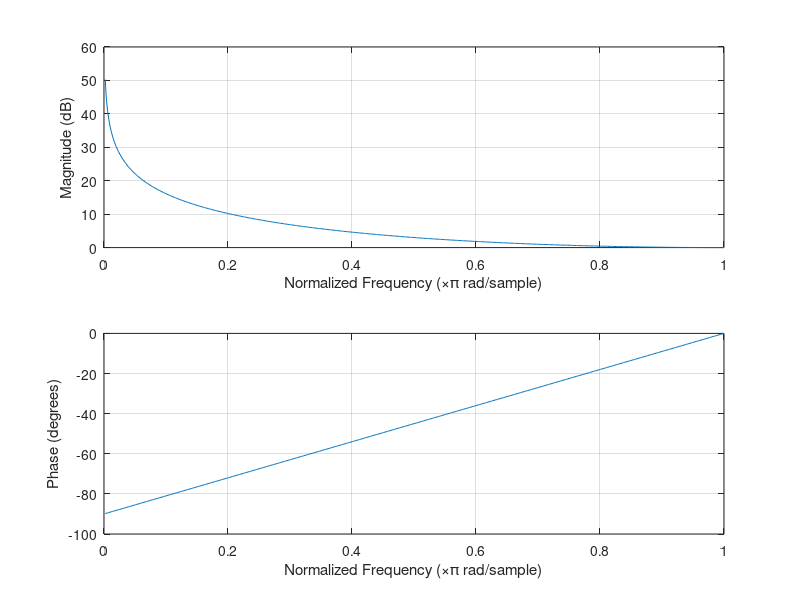
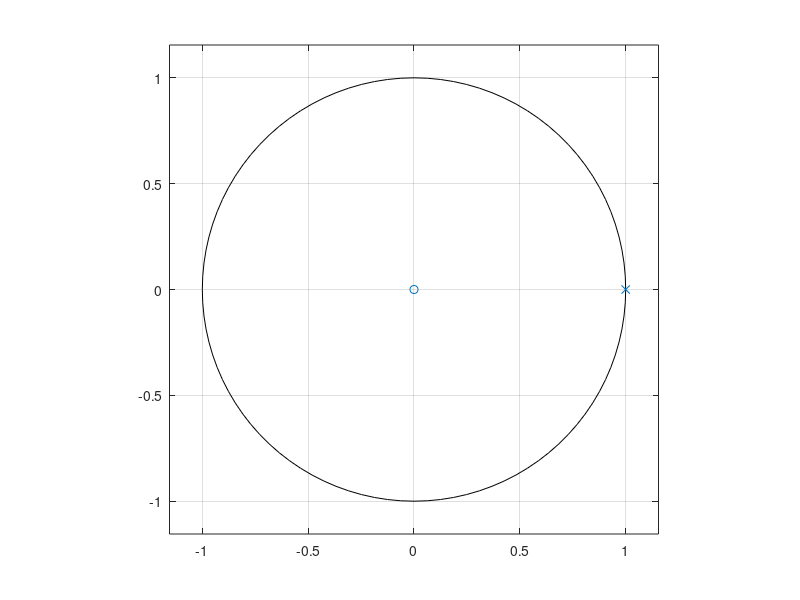
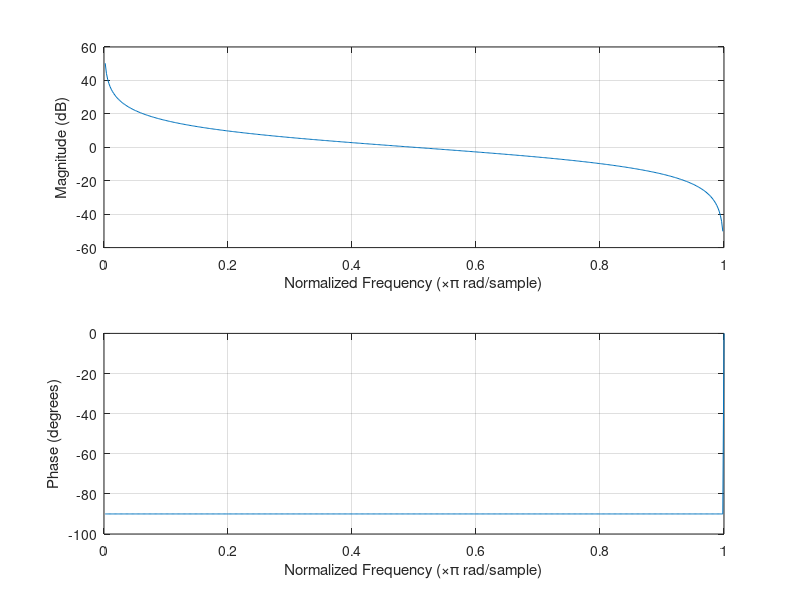
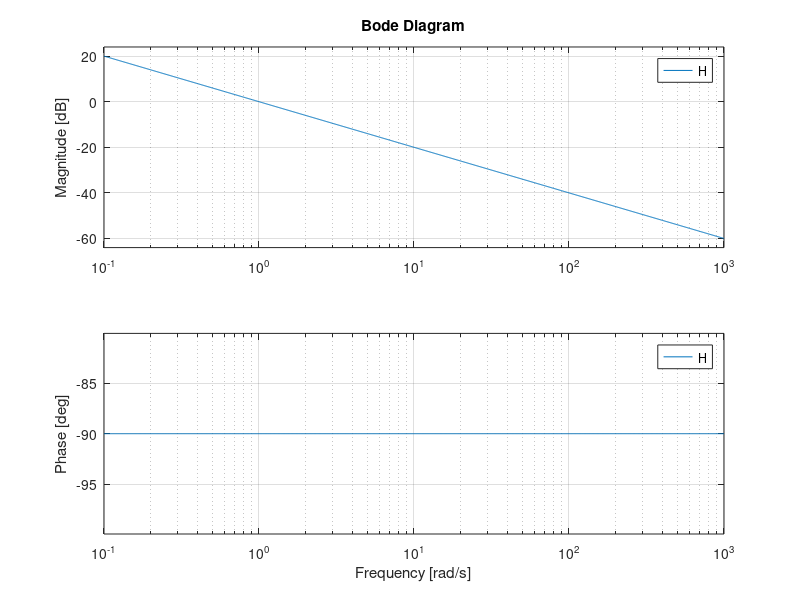

These charts were generated, in order, by the following MATLAB code: (Note: this script raises an error after producing the figures.)
close all
clear

%Ha
Ha_b = [2];
Ha_a = [1 -1];
figure(1)
freqz(Ha_b,Ha_a,512);
figure(2)
zplane(Ha_b,Ha_a);

%Hb
Hb_b = [1 1];
Hb_a = [1 -1];
figure(3)
freqz(Hb_b,Hb_a,512);
figure(4)
zplane(Hb_b,Hb_a);

%H
H = tf([1],[1 0]);
pzmap(H)
bode(H)
fs_Hz=0.5;
fs_2_Hz=fs_Hz/2;
fs_2_rad=fs_2_Hz*2*pi;
w = fs_2_rad;
s = j*w;
evalfr(H,s)
freqresp(H,w)
